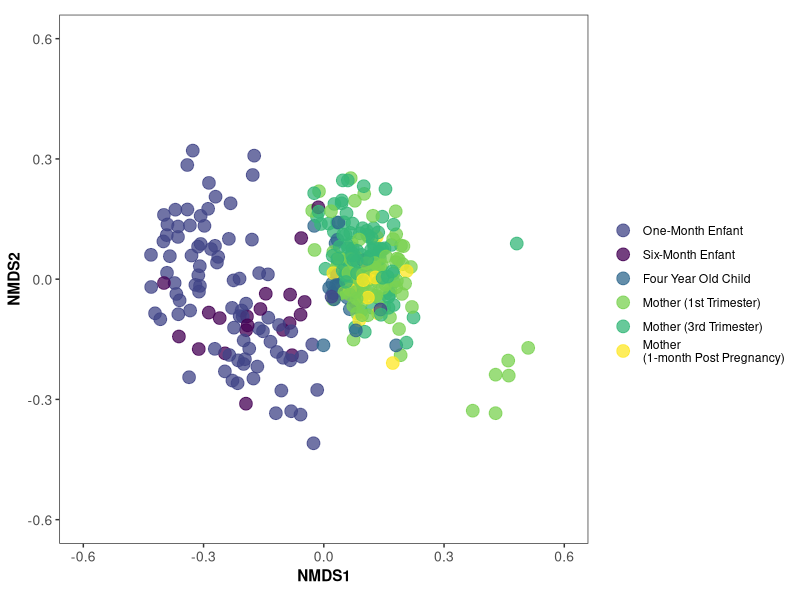

Here is the R script that generated this plot:
### Add the third graph to be used in presentation (but first in order)
### Using NMDS to visualize beta-diversity differences
### Marc Sze


# Load needed libraries
library(tidyverse)
library(viridis)

# Load needed data
nmds_data <- read_csv("data/process/tables/nmds_data.csv")
meta_data <- read_csv("data/process/Koren2012_Metadata.csv")


# Munge the data into the variables of interest
graph_data <- meta_data %>% 
  inner_join(nmds_data, by = "DATA_ID") %>% 
  rename(age_group = TIME_OF_SAMPLING, nmds1 = NMDS1, nmds2 = NMDS2) %>% 
  select(age_group, nmds1, nmds2)

# Create NMDS graph
nmds_graph <- graph_data %>% 
  mutate(age_group = factor(age_group, 
                            levels = c("1_month_old", "6_month_old", "4_years_old", "1st_tri", 
                                       "3rd_tri", "1_month_post"), 
                            labels = c("One-Month Enfant", "Six-Month Enfant", "Four Year Old Child", 
                                       "Mother (1st Trimester)", "Mother (3rd Trimester)", 
                                       "Mother\n(1-month Post Pregnancy)"))) %>% 
  ggplot(aes(x=nmds1, y=nmds2, color=age_group)) + 
  geom_point(size = 4, alpha = 0.75) + theme_bw() + coord_equal() + 
  ylim(-0.6, 0.6) + xlim(-0.6, 0.6) + 
  scale_color_manual(name = "", values = c('#414487FF', '#440154FF', '#31688EFF', '#7AD151FF', 
                                '#35B779FF', '#FDE725FF')) + 
  labs(x = "NMDS1", y = "NMDS2") + 
  theme(axis.title = element_text(face = "bold"), 
        panel.grid.major = element_blank(), 
        panel.grid.minor = element_blank(), 
        axis.text = element_text(size = 10))

# Write out the figure
ggsave("results/figures/nmds_figure.tiff", nmds_graph, width = 6, height = 6, dpi = 300)















